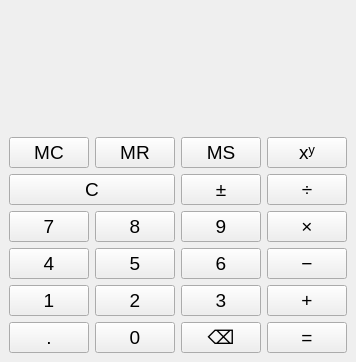
<?xml version="1.0" encoding="UTF-8"?>
<ui version="4.0">
 <class>MainWindow</class>
 <widget class="QMainWindow" name="MainWindow">
  <property name="geometry">
   <rect>
    <x>0</x>
    <y>0</y>
    <width>310</width>
    <height>362</height>
   </rect>
  </property>
  <property name="sizePolicy">
   <sizepolicy hsizetype="Preferred" vsizetype="Preferred">
    <horstretch>0</horstretch>
    <verstretch>0</verstretch>
   </sizepolicy>
  </property>
  <property name="font">
   <font>
    <pointsize>14</pointsize>
   </font>
  </property>
  <property name="windowTitle">
   <string>Калькулятор</string>
  </property>
  <widget class="QWidget" name="centralwidget">
   <layout class="QGridLayout" name="gridLayout_2">
    <item row="0" column="0">
     <layout class="QGridLayout" name="gridLayout">
      <item row="5" column="3">
       <widget class="QPushButton" name="pb_sub">
        <property name="text">
         <string>−</string>
        </property>
       </widget>
      </item>
      <item row="2" column="0">
       <widget class="QPushButton" name="pb_free_mem">
        <property name="text">
         <string>MC</string>
        </property>
       </widget>
      </item>
      <item row="7" column="1">
       <widget class="QPushButton" name="pb_zero">
        <property name="text">
         <string>0</string>
        </property>
       </widget>
      </item>
      <item row="6" column="2">
       <widget class="QPushButton" name="pb_one">
        <property name="text">
         <string>3</string>
        </property>
       </widget>
      </item>
      <item row="4" column="3">
       <widget class="QPushButton" name="pb_mul">
        <property name="text">
         <string>×</string>
        </property>
       </widget>
      </item>
      <item row="2" column="3">
       <widget class="QPushButton" name="pb_pow">
        <property name="text">
         <string>xʸ</string>
        </property>
       </widget>
      </item>
      <item row="4" column="1">
       <widget class="QPushButton" name="pb_eight">
        <property name="text">
         <string>8</string>
        </property>
       </widget>
      </item>
      <item row="7" column="3">
       <widget class="QPushButton" name="pb_res">
        <property name="text">
         <string>=</string>
        </property>
       </widget>
      </item>
      <item row="3" column="0" colspan="2">
       <widget class="QPushButton" name="pb_free_num">
        <property name="text">
         <string>C</string>
        </property>
       </widget>
      </item>
      <item row="6" column="3">
       <widget class="QPushButton" name="pb_add">
        <property name="text">
         <string>+</string>
        </property>
       </widget>
      </item>
      <item row="0" column="3">
       <widget class="QLabel" name="l_formula">
        <property name="text">
         <string/>
        </property>
        <property name="alignment">
         <set>Qt::AlignmentFlag::AlignRight|Qt::AlignmentFlag::AlignTrailing|Qt::AlignmentFlag::AlignVCenter</set>
        </property>
       </widget>
      </item>
      <item row="6" column="0">
       <widget class="QPushButton" name="pb_three">
        <property name="text">
         <string>1</string>
        </property>
       </widget>
      </item>
      <item row="2" column="2">
       <widget class="QPushButton" name="pb_mem_save">
        <property name="text">
         <string>MS</string>
        </property>
       </widget>
      </item>
      <item row="1" column="0" colspan="4">
       <layout class="QHBoxLayout" name="horizontalLayout">
        <property name="spacing">
         <number>-1</number>
        </property>
        <property name="sizeConstraint">
         <enum>QLayout::SizeConstraint::SetDefaultConstraint</enum>
        </property>
        <property name="rightMargin">
         <number>0</number>
        </property>
        <property name="bottomMargin">
         <number>0</number>
        </property>
        <item>
         <widget class="QLabel" name="l_memory">
          <property name="text">
           <string/>
          </property>
         </widget>
        </item>
        <item>
         <widget class="QLabel" name="l_result">
          <property name="text">
           <string>&lt;html&gt;&lt;head/&gt;&lt;body&gt;&lt;p align=&quot;right&quot;&gt;&lt;br/&gt;&lt;/p&gt;&lt;/body&gt;&lt;/html&gt;</string>
          </property>
          <property name="alignment">
           <set>Qt::AlignmentFlag::AlignRight|Qt::AlignmentFlag::AlignTrailing|Qt::AlignmentFlag::AlignVCenter</set>
          </property>
         </widget>
        </item>
       </layout>
      </item>
      <item row="5" column="1">
       <widget class="QPushButton" name="pb_five">
        <property name="text">
         <string>5</string>
        </property>
       </widget>
      </item>
      <item row="2" column="1">
       <widget class="QPushButton" name="pb_cout_save_num">
        <property name="text">
         <string>MR</string>
        </property>
       </widget>
      </item>
      <item row="7" column="0">
       <widget class="QPushButton" name="pb_int_to_dbl">
        <property name="text">
         <string>.</string>
        </property>
       </widget>
      </item>
      <item row="6" column="1">
       <widget class="QPushButton" name="pb_two">
        <property name="text">
         <string>2</string>
        </property>
       </widget>
      </item>
      <item row="4" column="0">
       <widget class="QPushButton" name="pb_seven">
        <property name="text">
         <string>7</string>
        </property>
       </widget>
      </item>
      <item row="7" column="2">
       <widget class="QPushButton" name="pb_dlt">
        <property name="text">
         <string>⌫</string>
        </property>
       </widget>
      </item>
      <item row="4" column="2">
       <widget class="QPushButton" name="pb_nine">
        <property name="text">
         <string>9</string>
        </property>
       </widget>
      </item>
      <item row="5" column="2">
       <widget class="QPushButton" name="pb_six">
        <property name="text">
         <string>6</string>
        </property>
       </widget>
      </item>
      <item row="3" column="3">
       <widget class="QPushButton" name="pb_div">
        <property name="text">
         <string>÷</string>
        </property>
       </widget>
      </item>
      <item row="5" column="0">
       <widget class="QPushButton" name="pb_four">
        <property name="text">
         <string>4</string>
        </property>
       </widget>
      </item>
      <item row="3" column="2">
       <widget class="QPushButton" name="pb_chng_sign">
        <property name="text">
         <string>±</string>
        </property>
       </widget>
      </item>
     </layout>
    </item>
   </layout>
  </widget>
 </widget>
 <resources/>
 <connections/>
</ui>
